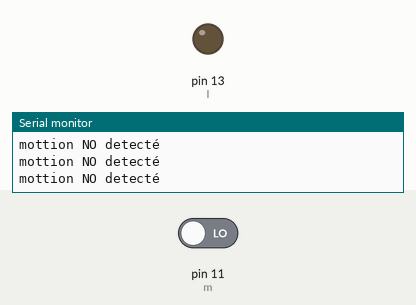
Bench run of a sketch on a simulated Arduino Uno, built with avr-gcc and run on an emulated ATmega328P. Parts: output pins drawn as LEDs (lit = HIGH), the last lines printed to the serial monitor. The inputs (shaded band) are chosen by the test bench; at power-on: pin 11 (m) LOW.

Above: at 2.8 s.
2.9 s: pin 11 (m) driven HIGH
At 3.6 s:
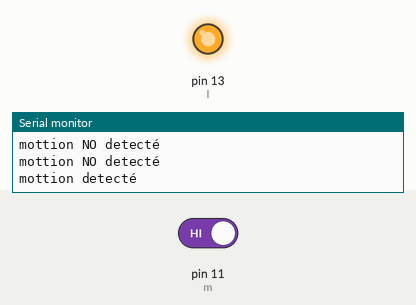
4.5 s: pin 11 (m) driven LOW
At 6.4 s:
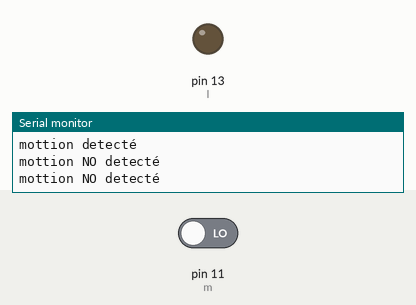
Timing chart, 0 to 7.9 s (numbered marks = the images above; inputs shaded):
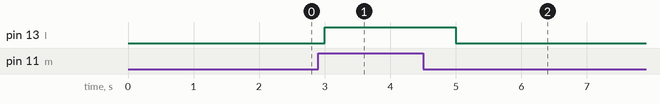

The sketch:

sensor_motion.ino
```cpp
int l = 13;
int m = 11;

void setup(){
  pinMode(l,OUTPUT);
  pinMode(m,INPUT);
  Serial.begin(9600);
}
void loop(){
  int d = digitalRead(m);
  if(d == HIGH){
    digitalWrite(l,HIGH);
    Serial.println("mottion detecté");
  }
  else{ digitalWrite(l,LOW);Serial.println("mottion NO detecté");}
  delay(1000);
}
  
```

Measured:
- after the input at 2.9 s, pin 13 (l): LOW → HIGH after 0.10 s
- after the input at 4.5 s, pin 13 (l): HIGH → LOW after 0.50 s
